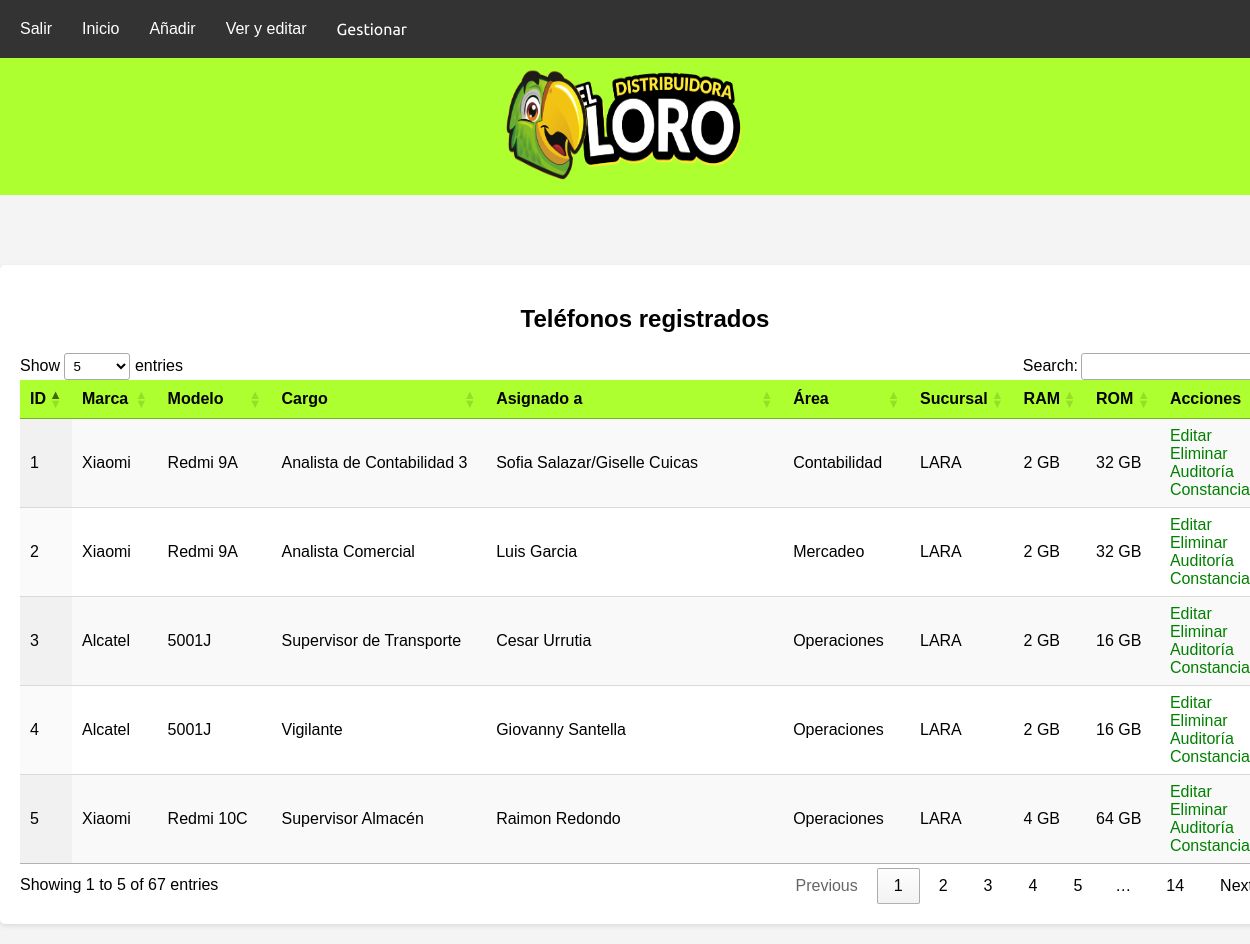
The app's page /indexTelefonos.php (signed in) with its own data.
### tables this page shows
CREATE TABLE `telefonos` (
  `id_telefono` int(10) NOT NULL,
  `fecha_recep` date DEFAULT NULL,
  `id_modelo` int(10) NOT NULL,
  `accesorios` set('cabezal cargador','adaptador','cable usb','forro','vidrio templado','hidrogel','estuche') NOT NULL,
  `imei1` varchar(30) DEFAULT 'N/A',
  `imei2` varchar(30) DEFAULT 'N/A',
  `imei_adn` varchar(30) DEFAULT 'N/A',
  `serial` varchar(50) DEFAULT 'N/A',
  `vidrio_hidrogel` enum('BUENO','DAÑADO','PARTIDO','ROTO','RAYADO','NO TIENE','OTRO') NOT NULL,
  `forro` enum('BUENO','DAÑADO','NO TIENE','OTRO') NOT NULL,
  `pantalla` enum('BUENO','DAÑADO','PARTIDO','RAYADO','OTRO') NOT NULL,
  `camara` enum('BUENO','DAÑADO','MICA PARTIDA','MICA RAYADA','OTRO') NOT NULL,
  `cargador` enum('BUENO','DAÑADO','NO TIENE','NO TRAE A REVISIÓN','OTRO') NOT NULL,
  `cable_usb` enum('BUENO','DAÑADO','NO TIENE','NO TRAE A REVISIÓN','OTRO') NOT NULL,
  `adaptador` enum('BUENO','DAÑADO','NO TIENE','NO USA','NO TRAE A REVISIÓN','OTRO') NOT NULL,
  `id_sisver` int(10) NOT NULL,
  `almacenamiento_ocupado` varchar(10) DEFAULT 'N/A',
  `consumo_datos` varchar(10) DEFAULT 'N/A',
  `id_operadora` int(10) NOT NULL,
  `numero` varchar(30) DEFAULT 'N/A',
  `cuenta_google` varchar(100) DEFAULT 'N/A',
  `clave_google` varchar(30) DEFAULT 'N/A',
  `correo_corporativo` varchar(50) DEFAULT 'N/A',
  `clave_corporativo` varchar(30) DEFAULT 'N/A',
  `anydesk` varchar(50) DEFAULT 'N/A',
  `pin` varchar(30) DEFAULT 'N/A',
  `cuenta_mi` varchar(30) DEFAULT 'N/A',
  `clave_mi` varchar(30) DEFAULT 'N/A',
  `id_sucursal` int(10) NOT NULL,
  `precio` varchar(10) DEFAULT 'N/A',
  `mac_lan` varchar(30) DEFAULT 'N/A',
  `mac_wifi` varchar(30) DEFAULT 'N/A',
  `app_conf` set('whatsapp','gmail','adn','facebook','instagram','netflix','youtube','tiktok','ubicacion','tema por defecto','otra') NOT NULL,
  `otra_app` varchar(100) NOT NULL,
  `nota` varchar(500) DEFAULT 'Mantiene la configuración inicial.',
  `fecha_ult_mant` date DEFAULT current_timestamp(),
  `fecha_ult_rev` date DEFAULT current_timestamp(),
  `activo` tinyint(1) NOT NULL DEFAULT 1
);

CREATE TABLE `fabricante` (
  `id_fabricante` int(11) NOT NULL,
  `nombre` varchar(30) NOT NULL,
  `equipo` enum('PC','Teléfono','Impresora') NOT NULL,
  `activo` tinyint(1) NOT NULL DEFAULT 1
);

CREATE TABLE `modelo_marca` (
  `id_modelo` int(10) NOT NULL,
  `id_fabricante` int(10) NOT NULL,
  `nombre` varchar(30) NOT NULL,
  `ram` varchar(10) NOT NULL,
  `rom` varchar(10) NOT NULL,
  `tipo` enum('Smartphone','Tablet') NOT NULL,
  `activo` tinyint(1) NOT NULL DEFAULT 1
);

### indexTelefonos.php (the view, shortened to what this page needs)
<?php
include("conexion.php");
$sql = "SELECT telefonos.*, telefonos.id_telefono AS id, modelo_marca.nombre AS modelo, modelo_marca.ram AS ram, modelo_marca.rom AS rom, fabricante.nombre AS fabricante, COALESCE(personal.nombre, 'Sin asignar') AS asignado, COALESCE(cargo_ruta.nombre, 'Sin cargo') AS cargo, COALESCE(area.nombre, 'Sin área') AS area, COALESCE(sucursal.nombre, 'Sin sucursal') AS sucursal
FROM telefonos
INNER JOIN modelo_marca ON telefonos.id_modelo = modelo_marca.id_modelo
INNER JOIN fabricante ON modelo_marca.id_fabricante = fabricante.id_fabricante
LEFT JOIN tlf_asignado ON telefonos.id_telefono = tlf_asignado.id_telefono
LEFT JOIN personal ON tlf_asignado.id_personal = personal.id_personal
LEFT JOIN cargo_ruta ON personal.id_cargoruta = cargo_ruta.id_cargoruta
LEFT JOIN area ON personal.id_area = area.id_area
LEFT JOIN sucursal ON telefonos.id_sucursal = sucursal.id_sucursal
WHERE telefonos.activo = 1
ORDER BY `telefonos`.`id_telefono` ASC";
$query = mysqli_query($conexion, $sql);
$telefonos = [];
while ($fila = mysqli_fetch_assoc($query)) {
  $telefonos[] = $fila;
}
$usuariosPorTelefono = [];
foreach ($telefonos as $fila) {
  $idTelefono = $fila['id'];
  $nombreUsuario = $fila['asignado'];
  if (!isset($usuariosPorTelefono[$idTelefono])) {
    $usuariosPorTelefono[$idTelefono] = [];
  }
  $usuariosPorTelefono[$idTelefono][] = $nombreUsuario;
}
?>
<html lang="en">
<head>
    <link href="css/styles.css" rel="stylesheet">
    <link href="css/buttons.css" rel="stylesheet">
    <link rel="stylesheet" href="https://cdn.datatables.net/1.11.5/css/jquery.dataTables.min.css">
    <link rel="stylesheet" href="https://cdn.datatables.net/responsive/2.2.9/css/responsive.dataTables.min.css">
</head>
<header>
    <div style="height: 50px;"></div>
    <img src="img/logo.png" id="logo">
</header>
<body>
<nav class="navbar">
        <div class="navbar-left">
            <a href="cerrarSesion.php" class="navbtn">Salir</a>
            <a href="lobby.php" class="navbtn">Inicio</a>
            <a href="lobbyCrearTlf.php" class="navbtn">Añadir</a>
            <a href="lobbyVerTlf.php" class="navbtn">Ver y editar</a>
            <div class="dropdown">
                 <button class="dropbtn">Gestionar</button>
             </div>
        </div>
    </nav>
    <div class="wrap" style="width: 75%">
</div>
    <div class="users-table">
        <h2 style="text-align: center;">Teléfonos registrados</h2>
        <table id="tablaTelefonos" class="display responsive nowrap" style="width:100%">
                <?php
                foreach ($usuariosPorTelefono as $idTelefono => $usuarios) {
                    $fila = current(array_filter($telefonos, function($fila) use ($idTelefono) {
                      return $fila['id'] == $idTelefono;
                    }));
                  $asignadoA = implode('/', $usuarios);
                  echo '<tr>';
                  echo '<td>'. $fila['id']. '</td>';
                  echo '<td>'. $fila['fabricante']. '</td>';
                  echo '<td>'. $fila['modelo']. '</td>';
                  echo '<td>'. $fila['cargo']. '</td>';
                  echo '<td>'. $asignadoA. '</td>';
                  echo '<td>'. $fila['area']. '</td>';
                  echo '<td>'. $fila['sucursal']. '</td>';
                  echo '<td>'. $fila['ram']. '</td>';
                  echo '<td>'. $fila['rom']. '</td>';
                  echo '<td>';
                echo '<div><a href="editarTlf.php?id='. $fila['id']. '" class="users-table--edit">Editar</a></div>';
                if ($_SESSION['permisos'] == 1) {
                echo '<div><a href="eliminarFuncion.php?tabla=telefonos&id_columna=id_telefono&id='.$fila['id'].'&redirect=indexTelefonos.php" class="users-table--edit" onclick="return confirm(\'¿Estás seguro de eliminar este elemento?\')">Eliminar</a></div>';
                }
                echo '<div><a href="auditoriaPdf.php?id='. $fila['id']. '" class="users-table--edit">Auditoría</a></div>';
                echo '<div><a href="constanciaTlf.php?id='. $fila['id']. '" class="users-table--edit">Constancia</a></div>';
                echo '</td>';
                }
               ?>
        </table>
    </div>
</body>
</html>

### css/styles.css (style rules this page uses)
#logo { width: 250px; height: 125px; }
body { font-family: sans-serif; margin: 0; padding: 0; background-color: #f4f4f4; }
header { background-color: greenyellow; color: #fff; padding: 10px 0; text-align: center; }
.users-table { width: 100%; overflow-x: auto; margin: 20px auto; background-color: #fff; padding: 20px; border-radius: 5px; box-shadow: 0 2px 5px rgba(0, 0, 0, 0.1); }
.navbar { position: fixed; top: 0; width: 100%; display: flex; justify-content: space-between; align-items: center; background-color: #333; padding: 10px; z-index: 1000; }
.navbar-left { display: flex; align-items: center; }
.navbtn, .dropbtn { background-color: #333; color: white; padding: 10px; font-size: 16px; border: none; cursor: pointer; margin-right: 10px; text-decoration: none; display: inline-block; }
.dropdown { position: relative; display: inline-block; }
table { width: 100%; border-collapse: collapse; margin-bottom: 20px; table-layout: fixed; }
td { padding: 10px; text-align: left; white-space: normal; overflow: visible; text-overflow: unset; }
a.users-table--edit, a.users-table--delete { color: green; text-decoration: none; margin-right: 10px; }
.users-table--edit { display: block; }
table.dataTable { width: 100%; table-layout: auto !important; }
table.dataTable th, table.dataTable td { white-space: normal; overflow: visible; text-overflow: unset; word-wrap: break-word; }

### css/buttons.css (style rules this page uses)
.wrap { display: grid; grid-template-columns: repeat(4, 1fr); grid-gap: 25px; padding: 25px; }
button { padding: 10px 20px; border-radius: 6px; border-width: 2px; border-style: solid; font-size: 20px; font-family: "Ubuntu", sans-serif; cursor: pointer; transition: 0.25s ease; }

### records on screen
telefonos: id_telefono "1", fabricante.nombre "Xiaomi", id_modelo.nombre "Redmi 9A", cargo "Analista de Contabilidad 3", asignadoA "Sofia Salazar/Giselle Cuicas", area "Contabilidad", sucursal "LARA", id_modelo.ram "2 GB", id_modelo.rom "32 GB"
telefonos: id_telefono "2", fabricante.nombre "Xiaomi", id_modelo.nombre "Redmi 9A", cargo "Analista Comercial", asignadoA "Luis Garcia", area "Mercadeo", sucursal "LARA", id_modelo.ram "2 GB", id_modelo.rom "32 GB"
telefonos: id_telefono "3", fabricante.nombre "Alcatel", id_modelo.nombre "5001J", cargo "Supervisor de Transporte", asignadoA "Cesar Urrutia", area "Operaciones", sucursal "LARA", id_modelo.ram "2 GB", id_modelo.rom "16 GB"
telefonos: id_telefono "4", fabricante.nombre "Alcatel", id_modelo.nombre "5001J", cargo "Vigilante", asignadoA "Giovanny Santella", area "Operaciones", sucursal "LARA", id_modelo.ram "2 GB", id_modelo.rom "16 GB"
telefonos: id_telefono "5", fabricante.nombre "Xiaomi", id_modelo.nombre "Redmi 10C", cargo "Supervisor Almacén", asignadoA "Raimon Redondo", area "Operaciones", sucursal "LARA", id_modelo.ram "4 GB", id_modelo.rom "64 GB"
